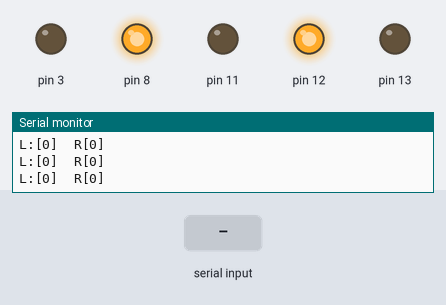
Simulated run of this sketch. Board: Arduino Uno, built with avr-gcc and run on an emulated ATmega328P. Shown: output pins drawn as LEDs (lit = HIGH), the last lines printed to the serial monitor. Inputs (shaded band) come from the test bench.

Above: at 1.2 s.
1.3 s: "L\n" received over Serial
At 1.43 s:
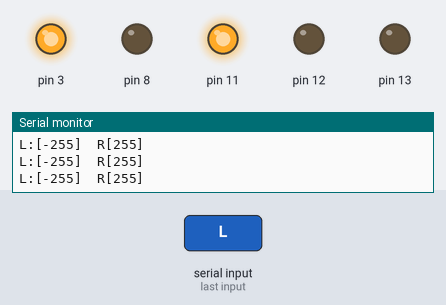
3.0 s: "R\n" received over Serial
At 3.12 s:
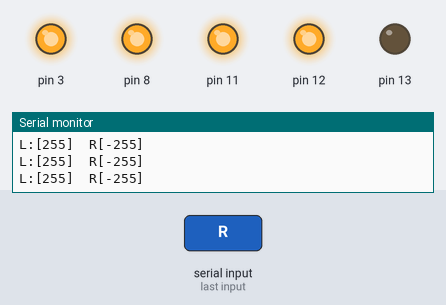
Timing chart, 0 to 6.0 s (numbered marks = the images above; inputs shaded):
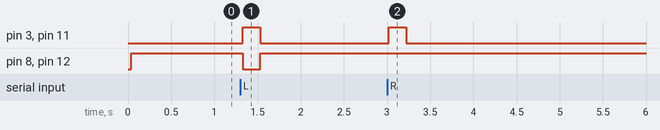

The sketch:

Bluetooth_Control.ino
```cpp
#include <Arduino.h>
#include "oseppRemote.h"
#include "TBMotor.h"

OseppRemote remote;
OseppTBMotor Motor1(12, 11);
OseppTBMotor Motor2(8, 3);
//OseppTBMotor Motor3(7, 6);
//OseppTBMotor Motor4(4, 5);


void setup() {
  // put your setup code here, to run once:
  Serial.begin(9600);
  pinMode(13, OUTPUT);
}

void setMotors(int left, int right) {
  Motor1.speed(left);
  Motor2.speed(-right);
  Serial.print("L:["); Serial.print(left);
  Serial.print("]\t");
  Serial.print("R["); Serial.print(right);
  Serial.println("]");
}


const int controlMode_Button = 0;
const int controlMode_Joystick = 1;
const int controlMode_Gravity = 2;
int controlMode = controlMode_Button;


void loop() {
  // put your main code here, to run repeatedly:
  delay(40);//oseppRemote send data per 40ms
  while (Serial.available() > 0)remote.feed(Serial.read());
  if (remote.isTimeoutFor(200)) {
    setMotors(0, 0);
    return;
  }
  if (remote.getButtonState(BUTTON_Y)) {
    controlMode = controlMode_Button;
  } else if (remote.getButtonState(BUTTON_X)) {
    controlMode = controlMode_Joystick;
  } else if (remote.getButtonState(BUTTON_A)) {
    controlMode = controlMode_Gravity;
  }

  if (controlMode == controlMode_Button) {
    if (remote.getButtonState(BUTTON_U)) {
      setMotors(255, 255);
    } else if (remote.getButtonState(BUTTON_D)) {
      setMotors(-255, -255);
    } else if (remote.getButtonState(BUTTON_L)) {
      setMotors(-255, 255);
    } else if (remote.getButtonState(BUTTON_R)) {
      setMotors(255, -255);
    } else {
      setMotors(0, 0);
    }
  } else if (controlMode == controlMode_Joystick) {
    int x = remote.getChannalData(CHANNEL_LEFTJOYSTICK_X);
    int y = remote.getChannalData(CHANNEL_LEFTJOYSTICK_Y);
    int l, r;
    l = r = y;
    l += x;
    r -= x;
    int m = max(abs(l), abs(r));
    if (m > 255) {
      l = map(l, -m, m, -255, 255);
      r = map(r, -m, m, -255, 255);
    }
    setMotors(l, r);
  } else {
    int x = remote.getChannalData(CHANNEL_GRAVITY_X);
    int y = remote.getChannalData(CHANNEL_GRAVITY_Y);
    int z = remote.getChannalData(CHANNEL_GRAVITY_Z);
    y += 127;
    y = constrain(y, -127, 127);
    y = map(y, -127, 127, -255, 255);
    int l, r;
    l = r = y;
    l += x;
    r -= x;
    int m = max(abs(l), abs(r));
    if (m > 255) {
      l = map(l, -m, m, -255, 255);
      r = map(r, -m, m, -255, 255);
    }
    setMotors(l, r);
  }
}
```

TBMotor.cpp
```cpp
#include <Arduino.h>
#include "TBMotor.h"

OseppTBMotor::OseppTBMotor(uint8_t dir_pin, uint8_t pwm_pin)
{
  _dir_pin=dir_pin;
  _pwm_pin=pwm_pin;
  pinMode(_dir_pin,OUTPUT);
  digitalWrite(_pwm_pin,LOW);
}
void OseppTBMotor::forward(uint8_t speed)
{
  digitalWrite(_dir_pin,HIGH);
  analogWrite( _pwm_pin,speed);
}
void OseppTBMotor::backward(uint8_t speed)
{
  digitalWrite(_dir_pin,LOW);
  analogWrite( _pwm_pin,speed);
}
void OseppTBMotor::speed(int _speed)
{
  if(_speed<0)
  {
    _speed=-_speed;
    digitalWrite(_dir_pin,LOW);
  }else{
    digitalWrite(_dir_pin,HIGH);
  }
  if(_speed>255)_speed=255;
  analogWrite( _pwm_pin,_speed);
}
```

TBMotor.h
```cpp
class OseppTBMotor
{
  public:
    OseppTBMotor(uint8_t dir_pin, uint8_t pwm_pin);
    void forward(uint8_t speed);
    void backward(uint8_t speed);
    void speed(int _speed);
  private:
    uint8_t _dir_pin, _pwm_pin;
};
```

oseppRemote.cpp
```cpp
#include <Arduino.h>
#include "oseppRemote.h"

OseppRemote::OseppRemote()
{
  letter = 0;
  number = 0;
  minusSign = 0;
  mButtonState = 0;
  tempButton=0;
  mLast_Data_millis = millis();
}

void OseppRemote::feed(char data)
{
  mLast_Data_millis = millis();
  if ((data >= '0') && (data <= '9'))
  {
    number *= 10;
    number += data - '0';
  }else if(data=='-'){
    minusSign = 1;
  } else {
    if(minusSign)number=-number;
    switch (letter)
    {
      case 'x':
        mChannel[CHANNEL_GRAVITY_X] = number;
        break;
      case 'y':
        mChannel[CHANNEL_GRAVITY_Y] = number;
        break;
      case 'z':
        mChannel[CHANNEL_GRAVITY_Z] = number;
        break;
      case 'u':
        mChannel[CHANNEL_LEFTJOYSTICK_X] = number;
        break;
      case 'v':
        mChannel[CHANNEL_LEFTJOYSTICK_Y] = number;
        break;
      case 'w':
        mChannel[CHANNEL_RIGHTJOYSTICK_X] = number;
        break;
      case 'a':
        mChannel[CHANNEL_RIGHTJOYSTICK_Y] = number;
        break;
      default:
        break;
    }
    number=0;
    minusSign=0;
    switch (data) {
      case 'L':
        tempButton |= BUTTON_L;
        break;
      case 'R':
        tempButton |= BUTTON_R;
        break;
      case 'U':
        tempButton |= BUTTON_U;
        break;
      case 'D':
        tempButton |= BUTTON_D;
        break;
      case 'X':
        tempButton |= BUTTON_X;
        break;
      case 'Y':
        tempButton |= BUTTON_Y;
        break;
      case 'A':
        tempButton |= BUTTON_A;
        break;
      case 'B':
        tempButton |= BUTTON_B;
        break;
      case '\n':
        mButtonState = tempButton;
        tempButton = 0;
        break;
      default:
        break;
    }
    letter = data;
  }
}

uint8_t OseppRemote::getButtonState(uint8_t mask)
{
  return mButtonState & mask;
}
int OseppRemote::getChannalData(uint8_t channel)
{
  return mChannel[channel];
}

bool OseppRemote::isTimeoutFor(unsigned long howlong)
{
  if (millis() - mLast_Data_millis > howlong)return true;
  return false;
}
```

oseppRemote.h
```cpp
#ifndef __OSEPP_REMOTE_H__
#define __OSEPP_REMOTE_H__

#define BUTTON_L (1<<0)
#define BUTTON_R (1<<1)
#define BUTTON_U (1<<2)
#define BUTTON_D (1<<3)
#define BUTTON_A (1<<4)
#define BUTTON_B (1<<5)
#define BUTTON_X (1<<6)
#define BUTTON_Y (1<<7)

#define CHANNEL_LEFTJOYSTICK_X 0
#define CHANNEL_LEFTJOYSTICK_Y 1
#define CHANNEL_RIGHTJOYSTICK_X 2
#define CHANNEL_RIGHTJOYSTICK_Y 3

#define CHANNEL_GRAVITY_X 4
#define CHANNEL_GRAVITY_Y 5
#define CHANNEL_GRAVITY_Z 6

class OseppRemote
{
  private:
    char letter;
    int number;
    char minusSign;
    char tempButton = 0;
    char mButtonState;
    int mChannel[7];

    unsigned long mLast_Data_millis;

  public:
    OseppRemote();
    void feed(char speed);
    uint8_t getButtonState(uint8_t mask);
    int getChannalData(uint8_t channel);
    bool isTimeoutFor(unsigned long howlong);
};

#endif
```

Measured:
- after the input at 1.3 s, pin 3, pin 11: LOW → HIGH at once, → LOW 0.20 s later; pin 8, pin 12: HIGH → LOW at once, → HIGH 0.20 s later
- after the input at 3.0 s, pin 3, pin 11: LOW → HIGH at once, → LOW 0.20 s later
